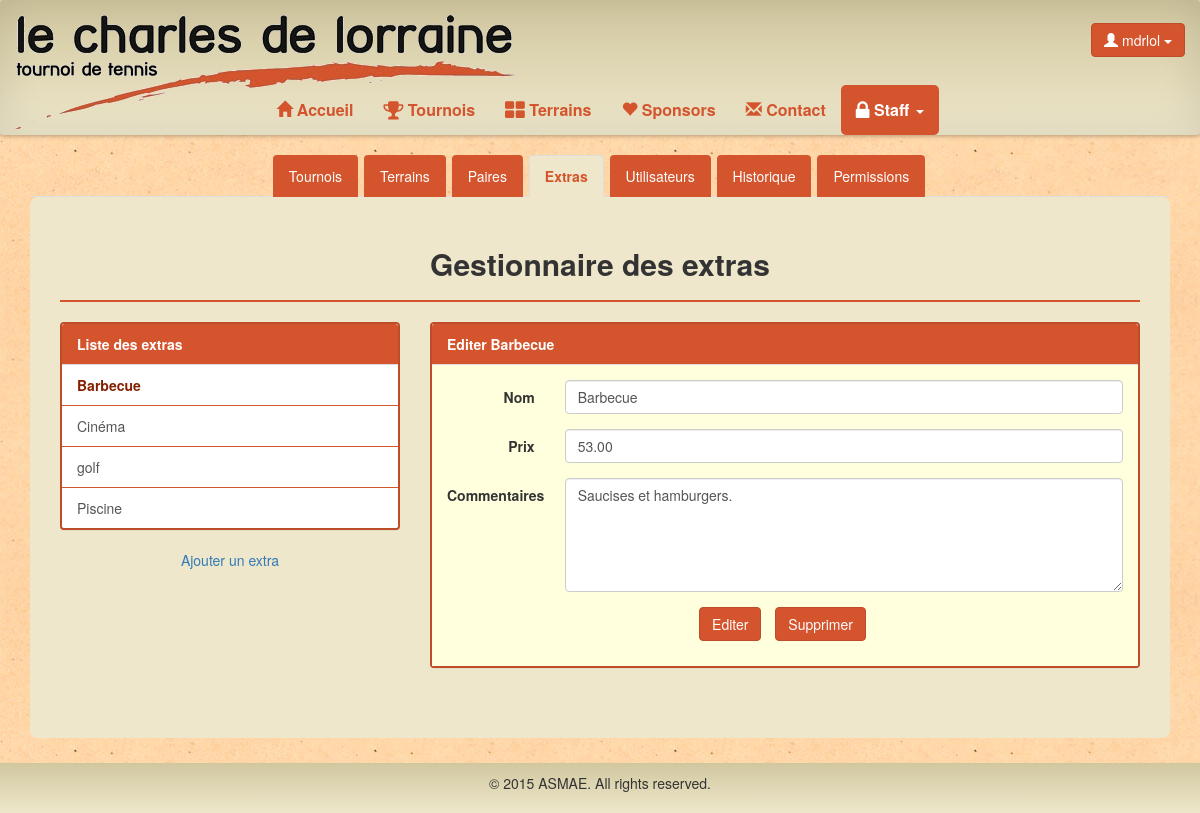
/tennis/staff/extras (signed in), run on the app's committed database.
### tennis/models.py (models this page shows, shortened)
class Extra(models.Model):
	id = models.AutoField(primary_key=True)
	nom = models.CharField(max_length=30)
	prix = models.DecimalField(max_digits=11,decimal_places=2)
	commentaires = models.TextField(null=True)
	class Meta:
		verbose_name = "Extra"
		permissions = (
			("Extra", "Manage Extra"),
		)

### tennis/views.py (the view, shortened to what this page needs)
@permission_required('tennis.Extra')
def staffExtra(request):
	Ex = Extra.objects.all()
	if request.user.is_authenticated():
		return render(request,'tennis/staffExtra.html',locals())
	return redirect(reverse(home))

### tennis/templates/tennis/staffExtra.html (shortened to what this page needs)
{% extends "tennis/staff.html" %}
{% block ongExtras %}class="active"{% endblock %}
{% block bodyStaff %}
<div class="content-box" id="gestionExtra">
	<h2 class="center">Gestionnaire des extras</h2>
	<hr class="line">
	<div class="row">
		<div class="col-md-4">
			<div class="panel panel-default">
				<div class="panel-heading">Liste des extras</div>
				<div class="list-group" id="listExtra">
					{% for extra in Ex %}
					<a onClick="extra('{{ extra.id }}', '{{ extra.nom }}','{{ extra.prix }}','{{ extra.commentaires }}')" id="{{ extra.id }}" href="javascript:void(0);" class="list-group-item">{{ extra.nom }}</a>
					{% endfor %}
				</div>
			</div>
		    <a onclick="addExtra()" href="javascript:void(0);" class="center center-block">Ajouter un extra</a>
		</div>
		<div class="col-md-8">
			<form class="form-horizontal" name="editExtra" id="editExtra" role="form" method="post" action="{% url "tennis.views.staffExtra" %}">
				<div class="panel panel-default">
					<div class="panel-heading" id="formTitle">
					</div>
					<div class="panel-body">
						<div class="form-group">
					      <label class="control-label col-sm-2" for="username">Nom</label>
					      <div class="col-sm-10">
					      	<input type="text" class="form-control" maxlength="30" name="name" id="extraName" value="{{ Ex.0.nom }}">
					      </div>
					    </div>
						<div class="form-group">
					      <label class="control-label col-sm-2" for="username">Prix</label>
					      <div class="col-sm-10">
					      	<input type="text" class="form-control" maxlength="30" name="price" id="extraPrice" value="{{ Ex.0.prix }}">
					      </div>
					    </div>
						<div class="form-group">
					      <label class="control-label col-sm-2" for="username">Commentaires</label>
					      <div class="col-sm-10">
					      	<textarea class="form-control" rows="5" name="message" id="extracommentaire">{{ Ex.0.commentaires }}</textarea>
					      </div>
					    </div>
						<ul class="list-inline text-center">
							<li>
								<button class="btn-default btn" name="action" value="modifyExtra">Editer</button>
							</li>
							<li>
								<button class="btn-default btn" type="button" data-toggle="modal" data-target="#myModal">Supprimer</button>
							</li>
						</ul>
					</div>
				</div>
			  </form>
		</div>
	</div>
</div>
{% endblock %}

### tennis/templates/tennis/base.html (shortened to what this page needs)
<!DOCTYPE html>
<html lang="fr">
<head>
    {% load static from staticfiles %}
  <link rel="stylesheet" type="text/css" href="{% static 'tennis/css/tennis.css' %}">
  <link rel="stylesheet" href="http://maxcdn.bootstrapcdn.com/bootstrap/3.3.5/css/bootstrap.min.css">
  <link rel="stylesheet" href="https://maxcdn.bootstrapcdn.com/font-awesome/4.4.0/css/font-awesome.min.css">
</head>
<body>
      <nav class="effect6 navbar navbar-default" role="navigation">
        <div class="container-fluid">
          <div class="navbar-header" style="width:100%;">
            <a class="navbar-brand navbar-img" style="padding-bottom:70px;" href="{% url "tennis.views.home" %}"><img src="{% static 'tennis/img/logo.png' %}"></a>
            <div class="username btn-group pull-right navbar-btn">
              {% if user.is_authenticated %}
              <button class="btn btn-default dropdown-toggle" type="button" data-toggle="dropdown"><span class="glyphicon glyphicon-user" aria-hidden="true"></span> {{ user.username }}
                <span class="caret"></span></button>
              {% endif %}
            </div>
          </div>
          <div class="collapse navbar-collapse" id="bs-example-navbar-collapse-1">
            <ul class="nav navbar-nav">
              <li {% block nav-home %}{% endblock %}><a href="{% url "tennis.views.home" %}"><span class="glyphicon glyphicon-home" aria-hidden="true"></span> Accueil</a></li>
              {% if user.is_authenticated %}
              <li {% block nav-tournoi %}{% endblock %}><a href="{% url "tennis.views.tournoi" %}"><i class="fa fa-trophy fa-lg"></i> Tournois</a></li>
              <li {% block nav-terrain %}{% endblock %}><a href="{% url "tennis.views.terrain" %}"><i class="fa fa-th-large fa-lg"></i> Terrains</a></li>
              {% endif %}
              <li {% block nav-sponsors %}{% endblock %}><a href="{% url "tennis.views.sponsors" %}"><span class="glyphicon glyphicon-heart" aria-hidden="true"></span> Sponsors</a></li>
              <li {% block nav-contact %}{% endblock %}><a href="{% url "tennis.views.contact" %}"><span class="glyphicon glyphicon-envelope" aria-hidden="true"></span> Contact</a></li>
              {% if perms.auth.Pair or perms.tennis.Extra or perms.auth.User or perms.tennis.Court or perms.tennis.DoubleHommes or perms.tennis.DoubleFemmes or perms.tennis.DoubleMixte or perms.tennis.TournoiDesFamilles or  perms.auth.Droit %}
              <li {% block nav-staff %}class="dropdown"{% endblock %}><a class="dropdown-toggle" data-toggle="dropdown" href="#"><i class="fa fa-lock fa-lg"></i> Staff <span class="caret"></span></a>
              </li>
              {% endif %}
              </ul>
          </div>
        </div>
      </nav>
    <div class="demo">
      {% block body %}
     {% endblock %}
    </div>
    <div class="footer" id="foot01"></div>
</body>
</html

### tennis/static/tennis/css/tennis.css (style rules this page uses)
html { height: 100%; box-sizing: border-box; }
*, *:before, *:after { box-sizing: inherit; }
body { position: relative; margin: 0; padding-bottom: 6rem; min-height: 100%; font-family: "Helvetica Neue", Arial, sans-serif; }
body, html { background-image: url("../img/bg.jpg"); }
h1, h2, h3, h4, h5, h6 { font-weight: bold !important; }
nav { font-size: 16px; background-color: rgba(238, 231, 203, 1); background: -webkit-linear-gradient(top, rgba(209, 199, 159, 1) 0%, rgba(238, 231, 203, 1) 100%); background: linear-gradient(to bottom, rgba(209, 199, 159, 1) 0%, rgba(238, 231, 203, 1) 100%); border-bottom-width: 0px!important; border-width: 0px!important; }
.effect6 { position:relative; -webkit-box-shadow:0 1px 4px rgba(0, 0, 0, 0.3), 0 0 40px rgba(0, 0, 0, 0.1) inset; -moz-box-shadow:0 1px 4px rgba(0, 0, 0, 0.3), 0 0 40px rgba(0, 0, 0, 0.1) inset; box-shadow:0 1px 4px rgba(0, 0, 0, 0.3), 0 0 40px rgba(0, 0, 0, 0.1) inset; }
.effect6:before, .effect6:after { content:""; position:absolute; z-index:-1; -webkit-box-shadow:0 0 20px rgba(0,0,0,0.8); -moz-box-shadow:0 0 20px rgba(0,0,0,0.8); box-shadow:0 0 20px rgba(0,0,0,0.8); top:50%; bottom:0; left:10px; right:10px; -moz-border-radius:100px / 10px; border-radius:100px / 10px; }
.effect6:after { right:10px; left:auto; -webkit-transform:skew(8deg) rotate(3deg); -moz-transform:skew(8deg) rotate(3deg); -ms-transform:skew(8deg) rotate(3deg); -o-transform:skew(8deg) rotate(3deg); transform:skew(8deg) rotate(3deg); }
.navbar-default .navbar-brand { color: black !important; }
.navbar-default .navbar-nav > li > a { color: #D4542D !important; font-weight: bold; }
.navbar-default .navbar-nav > .active > a, .navbar-default .navbar-nav > .active > a:hover, .navbar-default .navbar-nav > .active > a:focus { color: white !important; background-color: #D4542D !important; border-radius: 5px; }
.username, .navbar-img { display: none !important; }
@media (min-width:768px) { .username, .navbar-img { display: inherit!important; float:right; padding-top:15px; text-align: right; } }
@media (min-width:768px) { .navbar-img { display: inherit; } }
@media (min-width:768px) { .navbar .navbar-nav { display: inline-block; float: none; vertical-align: top; } }
@media (min-width:768px) { .navbar .navbar-collapse { text-align: center; } }
.content-box { background-color: rgba(238, 231, 203, 1); border-radius: 8px; padding-top: 30px; padding-bottom: 50px; padding-right: 30px; padding-left: 30px; margin-bottom: 15px; }
.center { text-align:center; }
.btn-default { background-color: #D4542D !important; border-color: #BF4C28 !important; color:white !important; }
hr.line { border-color: #D4542D; border-width: 2px; }
textarea { resize: vertical; }
.panel-body { background-color: #FFFFDD; }
.panel-heading { background-color: #D4542D !important; color: white !important; font-weight: bold; }
.panel-default { border: solid 2px #BF4C28 !important; }
.list-group-item { border-color: #D4542D !important; }
.list-group-item.active { color:#852000 !important; font-weight: bold; background-color: white !important; }
.footer { position: absolute; right: 0; bottom: 0; left: 0; padding: 1rem; background-color: rgba(238, 231, 203, 1); background: -webkit-linear-gradient(top, rgba(209, 199, 159, 1) 0%, rgba(238, 231, 203, 1) 100%); background: linear-gradient(to bottom, rgba(209, 199, 159, 1) 0%, rgba(238, 231, 203, 1) 100%); text-align: center; }

### data on the page
Extra: nom "Barbecue", name "Barbecue", price "53.00", message "Saucises et hamburgers."
Extra: nom "Cinéma"
Extra: nom "golf"
Extra: nom "Piscine"

### other printed values
{{ user.username }} "mdrlol"
